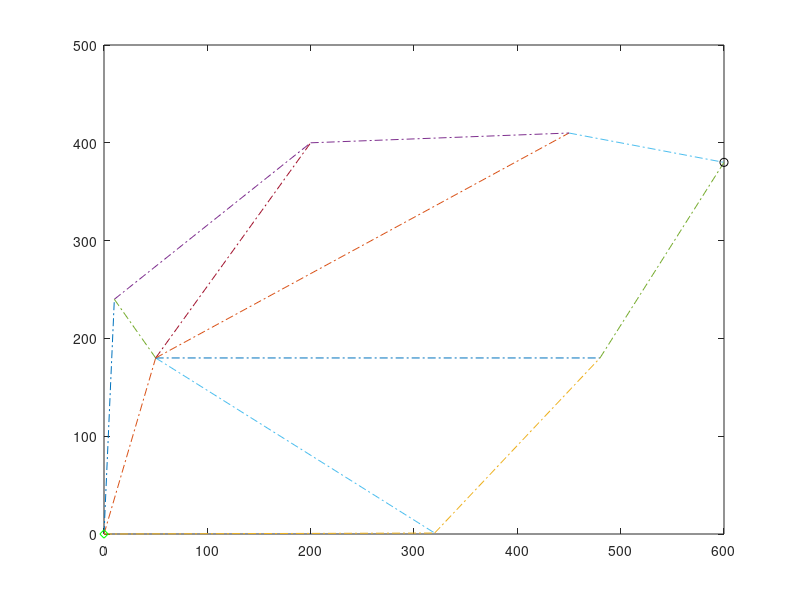

MATLAB code for this plot: (Note: this script raises an error after producing the figure.)
% Reiniciar variables y cerrar 
clc; close all; clear all;

% Iniciar variables
% noPuntos = 10;
% puntos = randi(500,noPuntos,3);
% rutas = [];
% for i = 1:noPuntos
%     numero = sum(sum(rutas==i));
%     if(numero<2)
%         while true
%             a = randi(noPuntos,1,2);
%             if(a(1)~=i && a(2)~=i && a(1)~=a(2)), break, end
%         end
%         rutas = [rutas;i,a(1);i,a(2)];
%     end
% end
% rutas = sort(rutas,2);
% rutas = sortrows(rutas);
puntos = [0,0;10,240;50,180;320,1;200,400;480,180;450,410;600,380];
rutas = [1,2;1,3;1,4;2,5;2,3;3,4;3,5;3,6;3,7;4,6;5,7;6,8;7,8];
n = size(rutas,1);
distancias = zeros(n,1);
feromonas = 0.1*ones(n,1);
probabilidades = zeros(n,1);

% Generar rutas, medir distancias y calcular visibilidad
figure
for i = 1:n
    distancias(i) = norm(puntos(rutas(i,1),:)-puntos(rutas(i,2),:));
    plot([puntos(rutas(i,1),1),puntos(rutas(i,2),1)],[puntos(rutas(i,1),2),puntos(rutas(i,2),2)],'-.'), hold on
%     plot3([puntos(rutas(i,1),1),puntos(rutas(i,2),1)],[puntos(rutas(i,1),2),puntos(rutas(i,2),2)],[puntos(rutas(i,1),3),puntos(rutas(i,2),3)],'-.'), hold on
end
visibilidad = 1./distancias;

% Inicio y fin
% inicio = randi(noPuntos);
% target = randi(noPuntos);
inicio = 1;
target = 8;
plot(puntos(inicio,1),puntos(inicio,2),'gd')
plot(puntos(target,1),puntos(target,2),'ko')
% plot3(puntos(inicio,1),puntos(inicio,2),puntos(inicio,3),'gd')
% plot3(puntos(target,1),puntos(target,2),puntos(target,3),'ko')

% Iniciar hormigas Ants = {camino1;camino2;...} y rutas posibles
noAnts = 1;
Ants = cell(noAnts,1);
mejorCosto = Inf;
mejorCamino = [];
epocas = 100;
for k = 1:epocas
    for i = 1:noAnts
        Ants{i} = inicio;
    end
    pNum = feromonas.*visibilidad;
    while true
        fin = 0;
        for i = 1:noAnts
            if (Ants{i}(end) == target)
                fin = fin + 1;
            else
                if(length(Ants{i}) == 1)
                    rutasP = rutasPosibles(Ants{i},0,rutas);
                else
                    rutasP = rutasPosibles(Ants{i}(end),Ants{i}(end-1),rutas);
                end
                pDen = sum(pNum(rutasP));
                p = pNum./pDen;
                p = p(rutasP); % Probabilidades
                decision = rand;
                for j = 1:length(p)
                    if(decision<=sum(p(1:j)))
                        sig = rutas(rutasP(j),:);
                        sig = sig(sig ~= Ants{i}(end));
                        Ants{i} = [Ants{i},sig]; % Mover a ruta
                        % Ants{i} = borrarLoop(Ants{i});
                        break;
                    end
                end
            end
        end
        if (fin == noAnts), break, end
    end
    feromonas = 0.95.*feromonas; % Evaporacion
    for i = 1:noAnts
        costo = 0;
        for j = 2:length(Ants{i})
            for l = 1:n
                if(sum(rutas(l,:) == sort(Ants{i}(j-1:j)))==2)
                    costo = costo + distancias(l);
                    break;
                end
            end
        end
        if(costo<mejorCosto)
            mejorCosto = costo;
            mejorCamino = Ants{i};
        end
        for j = 2:length(Ants{i})
            for l = 1:n
                if(sum(rutas(l,:) == sort(Ants{i}(j-1:j)))==2)
                    feromonas(l) = feromonas(l) + 1/costo; % Actualizar feromona
                    break;
                end
            end
        end
    end
    disp(['Progreso: ',num2str(100*k/epocas),'%'])
%     disp(['El mejor camino es: ',num2str(mejorCamino),'.'])
%     disp(['El mejor costo es: ',num2str(mejorCosto),'.'])
    % Ants{1}
    [rutas,feromonas]
end

disp('*********************************************************')
disp(['El mejor camino es: ',num2str(mejorCamino),'.'])

for i = 1:length(mejorCamino)-1    
    plot([puntos(mejorCamino(i),1),puntos(mejorCamino(i+1),1)],[puntos(mejorCamino(i),2),puntos(mejorCamino(i+1),2)],'r')
%     plot3([puntos(mejorCamino(i),1),puntos(mejorCamino(i+1),1)],[puntos(mejorCamino(i),2),puntos(mejorCamino(i+1),2)],[puntos(mejorCamino(i),3),puntos(mejorCamino(i+1),3)],'r')
end
